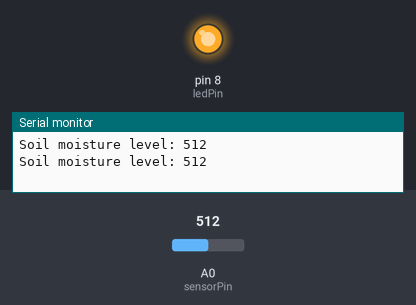
Bench run of a sketch on a simulated Arduino Uno, built with avr-gcc and run on an emulated ATmega328P. On the bench: output pins drawn as LEDs (lit = HIGH), the last lines printed to the serial monitor. The test bench sets the inputs (shaded band); at power-on: A0 (sensorPin) = 512.

Above: at 1.8 s.
1.9 s: A0 (sensorPin) set to 489
At 3.0 s:
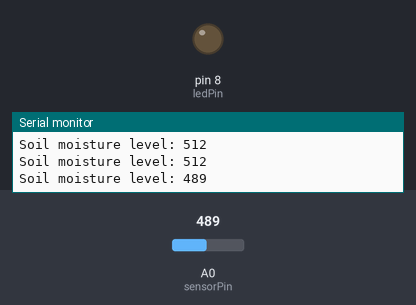
3.5 s: A0 (sensorPin) set to 510
At 4.6 s:
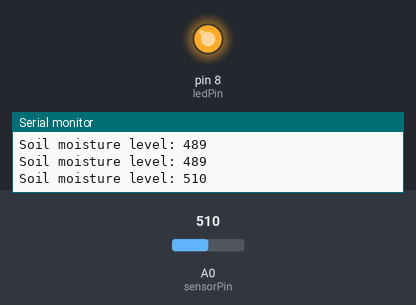
5.5 s: A0 (sensorPin) set to 490
At 7.4 s:
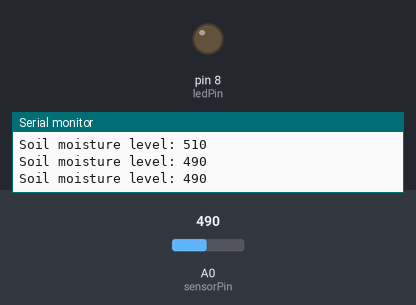
Timing chart, 0 to 8.9 s (numbered marks = the images above; inputs shaded):
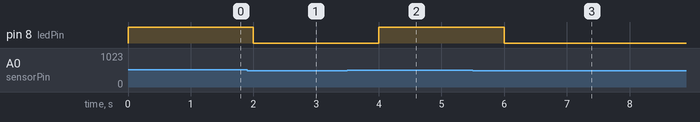

Measured:
- the behaviour switches between 501 and 500 on A0 (sensorPin) (found by bisection; images 0 and 1)
- after the input at 1.9 s, pin 8 (ledPin): HIGH → LOW after 0.10 s
- after the input at 3.5 s, pin 8 (ledPin): LOW → HIGH after 0.50 s
- after the input at 5.5 s, pin 8 (ledPin): HIGH → LOW after 0.50 s

The sketch:

sketch_jul17a.ino
```cpp
const int sensorPin = A0;
const int ledPin = 8;
const int dryThreshold = 500;

void setup() {
  Serial.begin(9600);
  pinMode(ledPin, OUTPUT);
}

void loop() {
  int moisture = analogRead(sensorPin);
  Serial.print("Soil moisture level: ");
  Serial.println(moisture);

  if (moisture > dryThreshold) {
    digitalWrite(ledPin, HIGH);
  } else {
    digitalWrite(ledPin, LOW);
  }

  delay(1000);
}
```
